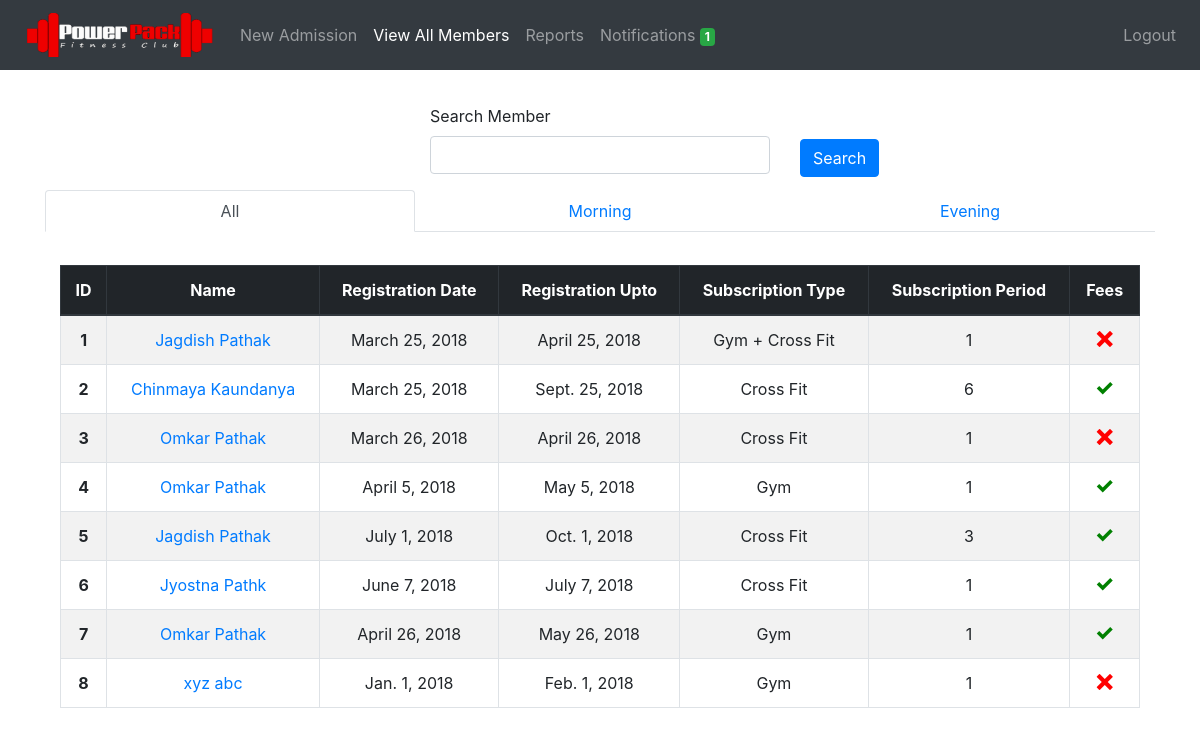
Page /members/view/ (signed in) on the committed database.
### members/models.py (models this page shows, shortened)
class Member(models.Model):
	member_id = models.AutoField(primary_key=True)
	first_name = models.CharField(max_length=50)
	last_name = models.CharField(max_length=50)
	mobile_number = models.IntegerField(unique=True)
	email = models.EmailField(null=True, blank=True)
	address = models.CharField(max_length=300, blank=True)
	medical_history = models.CharField(max_length=300, blank=True, default='None')
	admitted_on = models.DateField(auto_now_add=True)
	registration_date = models.DateField()
	registration_upto = models.DateField()
	subscription_type  = models.CharField(
									max_length=30,
									choices=SUBSCRIPTION_TYPE_CHOICES,
									default=SUBSCRIPTION_TYPE_CHOICES[0][0])
	subscription_period = models.CharField(
									max_length=30,
									choices=SUBSCRIPTION_PERIOD_CHOICES,
									default=SUBSCRIPTION_PERIOD_CHOICES[0][0])
	amount = models.IntegerField()
	fee_status = models.CharField(
								max_length=30,
								choices=FEE_STATUS,
								default=FEE_STATUS[0][0])
	batch = models.CharField(
							max_length=30,
							choices=BATCH,
							default=BATCH[0][0])
	photo = models.FileField(upload_to='photos/', blank=True)
	notification = models.IntegerField(default=2, blank=True)

### members/views.py (the view)
# urls.py: path('view/', login_required(views.view_member), name='view_member'),
def view_member(request):
    subs_end_today_count = Member.objects.filter(
                                            registration_upto__lte=datetime.datetime.now(),
                                            registration_upto__gte=datetime.date.today() - datetime.timedelta(days=2),
                                            notification=1
                                            ).count()
    view_all = Member.objects.all()
    paginator = Paginator(view_all, 100)
    try:
        page = request.GET.get('page', 1)
        view_all = paginator.page(page)
    except PageNotAnInteger:
        view_all = paginator.page(1)
    except EmptyPage:
        view_all = paginator.page(paginator.num_pages)
    search_form = SearchForm()
    evening = Member.objects.filter(batch='evening')
    morning = Member.objects.filter(batch='morning')
    context = {
        'all': view_all,
        'morning': morning,
        'evening': evening,
        'search_form': search_form,
        'subs_end_today_count': subs_end_today_count,
    }
    return render(request, 'view_member.html', context)

### members/models.py (shortened to what this page needs)
class SearchForm(forms.Form):
		search = forms.CharField(label='Search Member', max_length=100, required=False)

### members/templatetags/tags.py (called while the page is built)
@register.filter(name='add_css')
def add_css(field, css):
    return field.as_widget(attrs={"class": css})

### members/templates/view_member.html (shortened to what this page needs)
{% extends 'base.html' %}
{% load tags %}
{% load staticfiles %}
{% block content %}
<div class="container" style="margin-top: 3%">
    <form method="POST" action="{% url 'search_member' %}">
        <div class="row">
            <div class="form-group col"></div>
            <div class="form-group col">
                <label for="search">{{ search_form.search.label }}</label>
                {{ search_form.search | add_css:"form-control" }}
            </div>
            <div class="{% if not result %} col {% endif %}">
              <button type="submit" id="submit" class="btn btn-primary" style="margin-top: 35px;">Search</button>
            </div>
        </div>
    </form>
</div>
{% if result %}
  <div class="container" style="margin-top: 3%">
      <table class="table table-striped table-bordered">
        <thead class="text-center thead-dark">
          <tr>
            <th scope="col">ID</th>
            <th scope="col">Name</th>
            <th scope="col">Registration Date</th>
            <th scope="col">Registration Upto</th>
            <th scope="col">Subscription Type</th>
            <th scope="col">Subscription Period</th>
            <th scope="col">Fees</th>
          </tr>
        </thead>
        <tbody class="text-center">
          {% for member in result %}
            <tr>
              <th scope="row">{{ forloop.counter }}</th>
              <td><a href="/members/update/{{ member.member_id }}">{{ member.first_name }} {{ member.last_name }}</a></td>
              <td>{{ member.registration_date }}</td>
              <td>{{ member.registration_upto }}</td>
              <td>{{ member.get_subscription_type_display }}</td>
              <td>{{ member.subscription_period }}</td>
              <td>
                  {% if member.fee_status == 'paid' %}
                  <span class="icon-checkmark" style="color: green"></span>
                  {% else %}
                  <span class="icon-cross" style="color: red"></span>
                  {% endif %}
              </td>
            </tr>
          {% endfor %}
          </tbody>
      </table>
  </div>
{% else %}
  <ul class="nav nav-tabs nav-justified" id="myTab" role="tablist">
    <li class="nav-item">
      <a class="nav-link active" id="home-tab" data-toggle="tab" href="#all" role="tab" aria-controls="home" aria-selected="true">All</a>
    </li>
    <li class="nav-item">
      <a class="nav-link" id="home-tab" data-toggle="tab" href="#morning" role="tab" aria-controls="home" aria-selected="true">Morning</a>
    </li>
    <li class="nav-item">
      <a class="nav-link" id="profile-tab" data-toggle="tab" href="#evening" role="tab" aria-controls="profile" aria-selected="false">Evening</a>
    </li>
  </ul>
  <div class="tab-content" id="myTabContent">
    <div class="tab-pane fade show active" id="all" role="tabpanel" aria-labelledby="home-tab">
      <div class="container" style="margin-top: 3%">
          <table class="table table-striped table-bordered">
            <thead class="text-center thead-dark">
              <tr>
                <th scope="col">ID</th>
                <th scope="col">Name</th>
                <th scope="col">Registration Date</th>
                <th scope="col">Registration Upto</th>
                <th scope="col">Subscription Type</th>
                <th scope="col">Subscription Period</th>
                <th scope="col">Fees</th>
              </tr>
            </thead>
            <tbody class="text-center">
              {% for member in all %}
                <tr>
                  <th scope="row">{{ forloop.counter }}</th>
                  <td><a href="/members/update/{{ member.member_id }}">{{ member.first_name }} {{ member.last_name }}</a></td>
                  <td>{{ member.registration_date }}</td>
                  <td>{{ member.registration_upto }}</td>
                  <td>{{ member.get_subscription_type_display }}</td>
                  <td>{{ member.subscription_period }}</td>
                  <td>
                      {% if member.fee_status == 'paid' %}
                      <span class="icon-checkmark" style="color: green"></span>
                      {% else %}
                      <span class="icon-cross" style="color: red"></span>
                      {% endif %}
                  </td>
                </tr>
              {% endfor %}
              </tbody>
          </table>
      </div>
    </div>
  </div>
{% endif %}
{% endblock %}

### static/css/style.css (style rules this page uses)
[class^="icon-"], [class*=" icon-"] { font-family: 'icomoon' !important; speak: none; font-style: normal; font-weight: normal; font-variant: normal; text-transform: none; line-height: 1; -webkit-font-smoothing: antialiased; -moz-osx-font-smoothing: grayscale; }
.icon-cross:before { content: "\ea0f"; }
.icon-checkmark:before { content: "\ea10"; }

### rows in the picture
Member: first_name "Jagdish", last_name "Pathak", registration_date "March 25, 2018", registration_upto "April 25, 2018", subscription_type "Gym + Cross Fit", subscription_period "1", fee_status "pending" (drawn)
Member: first_name "Chinmaya", last_name "Kaundanya", registration_date "March 25, 2018", registration_upto "Sept. 25, 2018", subscription_type "Cross Fit", subscription_period "6", fee_status "paid" (drawn)
Member: first_name "Omkar", last_name "Pathak", registration_date "March 26, 2018", registration_upto "April 26, 2018", subscription_type "Cross Fit", subscription_period "1", fee_status "pending" (drawn)
Member: first_name "Omkar", last_name "Pathak", registration_date "April 5, 2018", registration_upto "May 5, 2018", subscription_type "Gym", subscription_period "1", fee_status "paid" (drawn)
Member: first_name "Jagdish", last_name "Pathak", registration_date "July 1, 2018", registration_upto "Oct. 1, 2018", subscription_type "Cross Fit", subscription_period "3", fee_status "paid" (drawn)
Member: first_name "Jyostna", last_name "Pathk", registration_date "June 7, 2018", registration_upto "July 7, 2018", subscription_type "Cross Fit", subscription_period "1", fee_status "paid" (drawn)
Member: first_name "Omkar", last_name "Pathak", registration_date "April 26, 2018", registration_upto "May 26, 2018", subscription_type "Gym", subscription_period "1", fee_status "paid" (drawn)
Member: first_name "xyz", last_name "abc", registration_date "Jan. 1, 2018", registration_upto "Feb. 1, 2018", subscription_type "Gym", subscription_period "1", fee_status "pending" (drawn)

### other values in the picture
{{ subs_end_today_count }} "1"
{{ search_form.search.label }} "Search Member"
